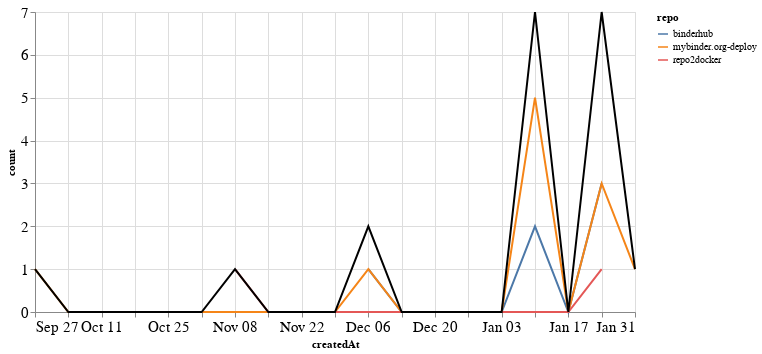

This figure's notebook cell:
### Markdown cell above
### PRs

### Code cell
prs_time = prs.groupby('repo').resample('W', on='createdAt').count()['author'].reset_index()
prs_time = prs_time.rename(columns={'author': 'count'})
prs_time_total = prs_time.groupby('createdAt').agg({"count": "sum"}).reset_index()

ch1 = alt.Chart(prs_time, width=600).mark_line().encode(
    x='createdAt',
    y='count',
    color='repo',
    tooltip="repo"
)

ch2 = alt.Chart(prs_time_total, width=600).mark_line(color="black").encode(
    x='createdAt',
    y='count',
)

ch1 + ch2

### Figure 1 — Vega-Lite specification as saved in the notebook (floating-point values rounded to 4 significant figures)
{"config": {"axisLeft": {"labelFontSize": 15}, "axisBottom": {"labelFontSize": 15}}, "layer": [{"data": {"name": "data-9b8071538e6f1a10208416677bcbf987"}, "mark": "line", "encoding": {"color": {"type": "nominal", "field": "repo"}, "tooltip": {"type": "nominal", "field": "repo"}, "x": {"type": "temporal", "field": "createdAt"}, "y": {"type": "quantitative", "field": "count"}}, "width": 600}, {"data": {"name": "data-c3d3f9a144b81fa683efb4bf239beaa0"}, "mark": {"type": "line", "color": "black"}, "encoding": {"x": {"type": "temporal", "field": "createdAt"}, "y": {"type": "quantitative", "field": "count"}}, "width": 600}], "$schema": "https://vega.github.io/schema/vega-lite/v4.8.1.json", "datasets": {"data-9b8071538e6f1a10208416677bcbf987": [{"repo": "binderhub", "createdAt": "2020-12-06T00:00:00", "count": 1}, {"repo": "binderhub", "createdAt": "2020-12-13T00:00:00", "count": 0}, {"repo": "binderhub", "createdAt": "2020-12-20T00:00:00", "count": 0}, {"repo": "binderhub", "createdAt": "2020-12-27T00:00:00", "count": 0}, {"repo": "binderhub", "createdAt": "2021-01-03T00:00:00", "count": 0}, {"repo": "binderhub", "createdAt": "2021-01-10T00:00:00", "count": 2}, {"repo": "binderhub", "createdAt": "2021-01-17T00:00:00", "count": 0}, {"repo": "binderhub", "createdAt": "2021-01-24T00:00:00", "count": 3}, {"repo": "mybinder.org-deploy", "createdAt": "2020-09-27T00:00:00", "count": 1}, {"repo": "mybinder.org-deploy", "createdAt": "2020-10-04T00:00:00", "count": 0}, {"repo": "mybinder.org-deploy", "createdAt": "2020-10-11T00:00:00", "count": 0}, {"repo": "mybinder.org-deploy", "createdAt": "2020-10-18T00:00:00", "count": 0}, {"repo": "mybinder.org-deploy", "createdAt": "2020-10-25T00:00:00", "count": 0}, {"repo": "mybinder.org-deploy", "createdAt": "2020-11-01T00:00:00", "count": 0}, {"repo": "mybinder.org-deploy", "createdAt": "2020-11-08T00:00:00", "count": 0}, {"repo": "mybinder.org-deploy", "createdAt": "2020-11-15T00:00:00", "count": 0}, {"repo": "mybinder.org-deploy", "createdAt": "2020-11-22T00:00:00", "count": 0}, {"repo": "mybinder.org-deploy", "createdAt": "2020-11-29T00:00:00", "count": 0}, {"repo": "mybinder.org-deploy", "createdAt": "2020-12-06T00:00:00", "count": 1}, {"repo": "mybinder.org-deploy", "createdAt": "2020-12-13T00:00:00", "count": 0}, {"repo": "mybinder.org-deploy", "createdAt": "2020-12-20T00:00:00", "count": 0}, {"repo": "mybinder.org-deploy", "createdAt": "2020-12-27T00:00:00", "count": 0}, {"repo": "mybinder.org-deploy", "createdAt": "2021-01-03T00:00:00", "count": 0}, {"repo": "mybinder.org-deploy", "createdAt": "2021-01-10T00:00:00", "count": 5}, {"repo": "mybinder.org-deploy", "createdAt": "2021-01-17T00:00:00", "count": 0}, {"repo": "mybinder.org-deploy", "createdAt": "2021-01-24T00:00:00", "count": 3}, {"repo": "mybinder.org-deploy", "createdAt": "2021-01-31T00:00:00", "count": 1}, {"repo": "repo2docker", "createdAt": "2020-11-08T00:00:00", "count": 1}, {"repo": "repo2docker", "createdAt": "2020-11-15T00:00:00", "count": 0}, {"repo": "repo2docker", "createdAt": "2020-11-22T00:00:00", "count": 0}, {"repo": "repo2docker", "createdAt": "2020-11-29T00:00:00", "count": 0}, {"repo": "repo2docker", "createdAt": "2020-12-06T00:00:00", "count": 0}, {"repo": "repo2docker", "createdAt": "2020-12-13T00:00:00", "count": 0}, {"repo": "repo2docker", "createdAt": "2020-12-20T00:00:00", "count": 0}, {"repo": "repo2docker", "createdAt": "2020-12-27T00:00:00", "count": 0}, {"repo": "repo2docker", "createdAt": "2021-01-03T00:00:00", "count": 0}, {"repo": "repo2docker", "createdAt": "2021-01-10T00:00:00", "count": 0}, {"repo": "repo2docker", "createdAt": "2021-01-17T00:00:00", "count": 0}, {"repo": "repo2docker", "createdAt": "2021-01-24T00:00:00", "count": 1}], "data-c3d3f9a144b81fa683efb4bf239beaa0": [{"createdAt": "2020-09-27T00:00:00", "count": 1}, {"createdAt": "2020-10-04T00:00:00", "count": 0}, {"createdAt": "2020-10-11T00:00:00", "count": 0}, {"createdAt": "2020-10-18T00:00:00", "count": 0}, {"createdAt": "2020-10-25T00:00:00", "count": 0}, {"createdAt": "2020-11-01T00:00:00", "count": 0}, {"createdAt": "2020-11-08T00:00:00", "count": 1}, {"createdAt": "2020-11-15T00:00:00", "count": 0}, {"createdAt": "2020-11-22T00:00:00", "count": 0}, {"createdAt": "2020-11-29T00:00:00", "count": 0}, {"createdAt": "2020-12-06T00:00:00", "count": 2}, {"createdAt": "2020-12-13T00:00:00", "count": 0}, {"createdAt": "2020-12-20T00:00:00", "count": 0}, {"createdAt": "2020-12-27T00:00:00", "count": 0}, {"createdAt": "2021-01-03T00:00:00", "count": 0}, {"createdAt": "2021-01-10T00:00:00", "count": 7}, {"createdAt": "2021-01-17T00:00:00", "count": 0}, {"createdAt": "2021-01-24T00:00:00", "count": 7}, {"createdAt": "2021-01-31T00:00:00", "count": 1}]}}
